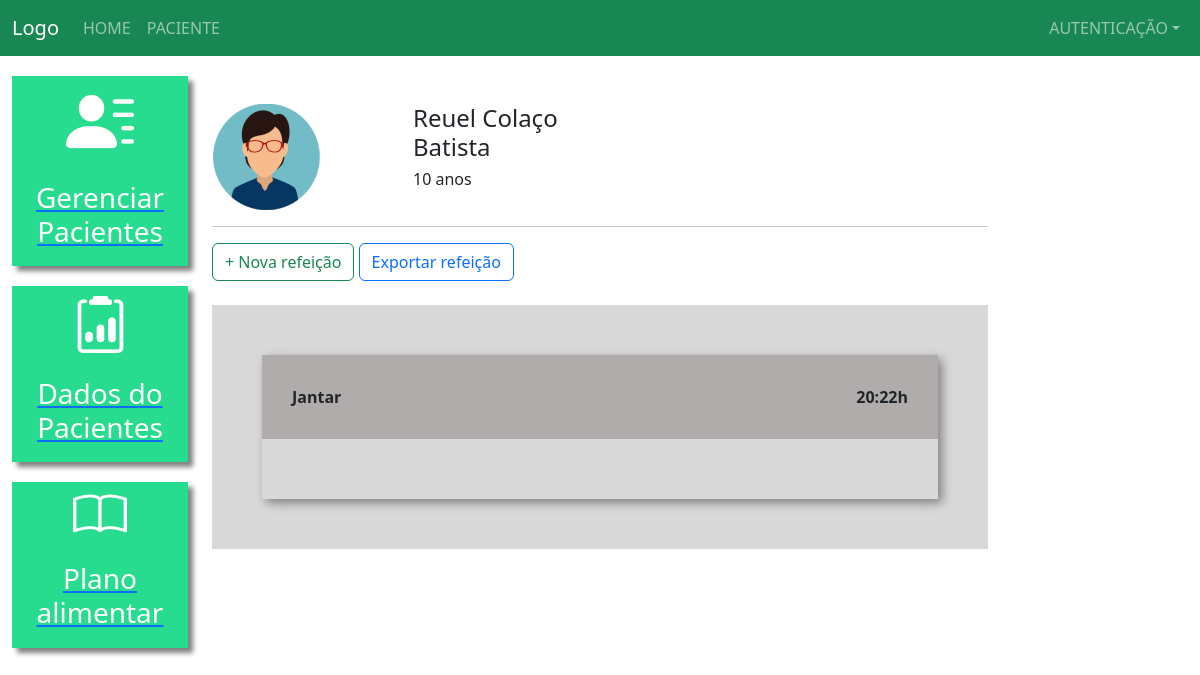
Page /plano_alimentar/1/ (signed in) on the earlier database version.
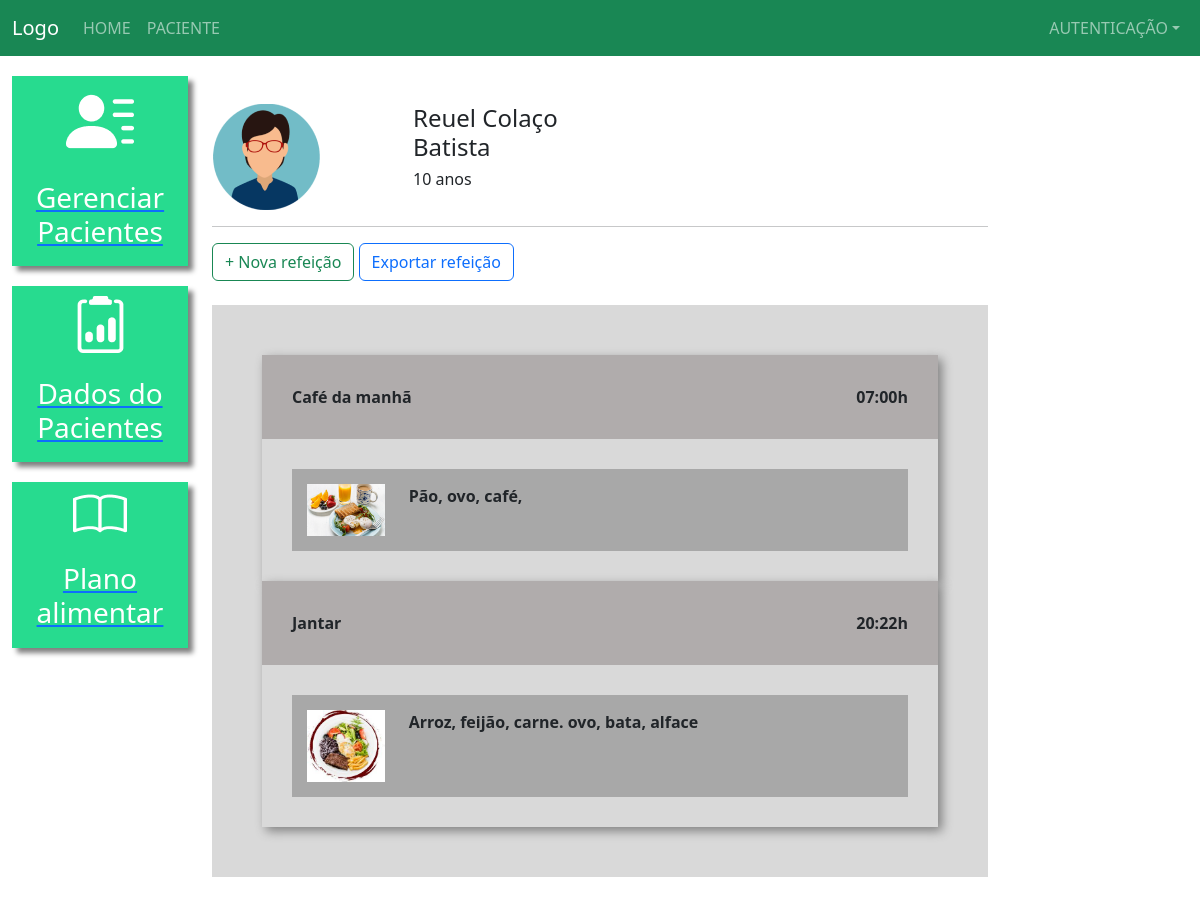
Same page on the later database version.
### plataforma/models.py (models this page shows, shortened)
class Pacientes(models.Model):
    choices_sexo = (('F', 'Feminino'),
                   ('M', 'Masculino'))
    nome = models.CharField(max_length=80)
    sexo = models.CharField(max_length=1, choices=choices_sexo)
    idade = models.IntegerField()
    email = models.EmailField()
    telefone = models.CharField(max_length=19)
    nutri = models.ForeignKey(CustomUser, on_delete=models.CASCADE)
    class Meta:
        verbose_name_plural = ("pacientes")
        db_table = 'pacientes'

class Refeicao(models.Model):
    paciente = models.ForeignKey(Pacientes, on_delete=models.CASCADE)
    titulo = models.CharField(max_length=50)
    horario = models.TimeField()
    carboidratos = models.IntegerField()
    proteinas = models.IntegerField()
    gorduras = models.IntegerField()

class Opcao(models.Model):
    refeicao = models.ForeignKey(Refeicao, on_delete=models.CASCADE)
    imagem = models.ImageField(upload_to="opcao")
    descricao = models.TextField()

### plataforma/views.py (the view)
# urls.py: path('plano_alimentar/', plano_alimentar_listar, name='plano_alimentar_listar'),
def plano_alimentar(request, id):
    template_name = 'plataforma/plano_alimentrar.html'
    paciente = get_object_or_404(Pacientes, id=id)
    if not paciente.nutri == request.user:
        messages.add_message(request, constants.ERROR, 'Esse paciente não é seu')
        return redirect('/plano_alimentar_listar/')
    if request.method == 'GET':
        refeicao_list = Refeicao.objects.filter(paciente = id).order_by('horario')
        opcao = Opcao.objects.all()
        return render(request, template_name, {'paciente':paciente, 'refeicao_list': refeicao_list, 'opcao':opcao})

### plataforma/templates/plataforma/plano_alimentrar.html (shortened to what this page needs)
{% extends 'base_plataf.html' %} {% load static %} {% block 'plataforma' %}
<br />
<br />
<div class="row">
  <div class="col-md-3">
    {% if paciente.sexo == 'M' %}
    <img src="{% static 'plataforma/img/perfil2.png' %}" />
    {% else %}
    <img src="{% static 'plataforma/img/perfil1.png' %}" />
    {% endif %}
  </div>
  <div class="col-md-3 dados descricao">
    <h4>{{paciente.nome}}</h4>
    <h6>{{paciente.idade}} anos</h6>
  </div>
</div>
<hr />
<button type="button" class="btn btn-outline-success" data-bs-toggle="modal" data-bs-target="#modal">
  + Nova refeição
</button>
<button type="button" class="btn btn-outline-primary">
  Exportar refeição
</button>
<br>
<br>
<div class="fundo-alimentar">
  {% for refeicao in refeicao_list %}
  <div class="refeicao">
    <div class="head-refeicao">
      <span>{{ refeicao.titulo }}</span>
      <span style="float: right;">{{refeicao.horario}}h</span>
    </div>
    <div class="body-refeicao">
      {% for opcao in opcao %}
      {% if opcao.refeicao == refeicao %}
      <div class="opcao">
        <div class="row">
          <div class="col-md-2">
            <img width="100%" src="{{opcao.imagem.url}}">
          </div>
          <div class="col-md-10">
           {{opcao.descricao}}
          </div>
        </div>
      </div>{% endif %}
      {% endfor %}
    </div>
  </div>
  {% endfor %}
</div>
<br>
{% endblock %}

### templates/base_plataf.html
{% extends 'base.html' %}
{% load static %}
{% block head %}
<link rel="stylesheet" href="{% static 'plataforma/css/css.css' %}">
<link rel="stylesheet" href="{% static 'plataforma/css/plano_alimentar.css' %}">
{% endblock %}
{% block body %}
<div class="container-fluid">
    <div class="row">
        <div class="col-md-2">
            <a href="{% url 'pacientes' %}" class="link-lateral">
                <div class="card-lateral">
                    <img src="{% static 'plataforma/img/paciente.png' %}">
                    <br>
                    <br>
                    <h3>Gerenciar Pacientes</h3>
                </div>
            </a>
            <a href="{% url 'dados_paciente_listar' %}" class="link-lateral">
                <div class="card-lateral">
                    <img src="{% static 'plataforma/img/dados_paciente.png' %}">
                    <br>
                    <br>
                    <h3>Dados do Pacientes</h3>
                </div>
            </a>
            <a href="{% url 'plano_alimentar_listar' %}" class="link-lateral">
                <div class="card-lateral">
                    <img src="{% static 'plataforma/img/plano_alimentar.png' %}">
                    <br>
                    <br>
                    <h3>Plano alimentar</h3>
                </div>
            </a>
        </div>
        <div class="col-md-8">
            {% block 'plataforma' %}
            {% endblock %}
        </div>
    </div>
</div>
{% endblock%}

### templates/base.html (shortened to what this page needs)
{% load static %}
<!DOCTYPE html>
<html lang="pt-BR">
<head>
  {% block head %}{% endblock %}
    <link href="https://cdn.jsdelivr.net/npm/bootstrap@5.2.3/dist/css/bootstrap.min.css" rel="stylesheet">
</head>
<body>
<nav class="navbar navbar-expand-sm navbar-dark bg-success">
  <div class="container-fluid">
    <a class="navbar-brand" href="javascript:void(0)">Logo</a>
    <div class="collapse navbar-collapse" id="mynavbar">
      <ul class="navbar-nav me-auto">
        <li class="nav-item">
          <a class="nav-link" href="{% url 'home' %}">HOME</a>
        </li>
        {% if user.is_authenticated %}
        <li class="nav-item">
          <a class="nav-link" href="{% url 'pacientes' %}">PACIENTE</a>
        </li>
        {% endif %}
      </ul>
   <ul class="navbar-nav">
          <li class="nav-item dropdown">
            <a class="nav-link dropdown-toggle" href="#" role="button" data-bs-toggle="dropdown">AUTENTICAÇÃO</a>
          </li>
        </ul>
    </div>
  </div>
</nav>
    {% block body %} {% endblock %}
</body>
</html>

### templates/static/plataforma/css/css.css (style rules this page uses)
.card-lateral { background-color: #27DB8F; margin-top: 20px; padding: 10px; color: white; font-weight: bold; text-decoration: none; text-align: center; box-shadow: 5px 5px 5px gray; }
.dados { font-weight: bold; }
.descricao { margin-left: -12%; }
@media (max-width: 1300px) { .descricao { margin-left: 1px; } }

### templates/static/plataforma/css/plano_alimentar.css (style rules this page uses)
.fundo-alimentar { background-color: #D9D9D9; padding: 50px; }
.refeicao { box-shadow: 4px 4px 10px gray; }
.head-refeicao { background-color: #B0ACAC; padding: 30px; font-weight: bold; }
.body-refeicao { padding: 30px; font-weight: bold; }
.opcao { background-color: #A8A8A8; padding: 15px; }

Differences in the rows shown:
added Refeicao: titulo "Café da manhã", horario "07:00"
added Opcao: imagem (picture), descricao "Pão, ovo, café,", shown under "Café da manhã"
added Opcao: imagem (picture), descricao "Arroz, feijão, carne. ovo, bata, alface", shown under Refeicao "Jantar"
